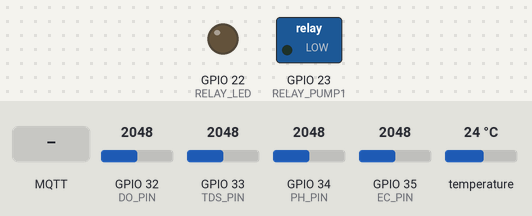
The sketch below on a simulated ESP32. Parts: switched loads named in the sketch (green lamp = pin HIGH), output pins drawn as LEDs (lit = HIGH). The test bench sets the inputs (shaded band); at power-on: GPIO 32 (DO_PIN) = 2048, GPIO 33 (TDS_PIN) = 2048, GPIO 34 (PH_PIN) = 2048, GPIO 35 (EC_PIN) = 2048, temperature 24 °C. WiFi joins after 1.5 s; servers stay silent unless stated; the local clock reads 2024-03-15 10:24:30 at power-on unless the sketch sets it; EEPROM starts erased; no MQTT or app messages arrive unless stated; what the sketch prints to the serial monitor is not drawn.

Above: at 2.7 s.
2.8 s: MQTT message "LED_ON" arrives on the first subscribed topic
At 3.1 s:
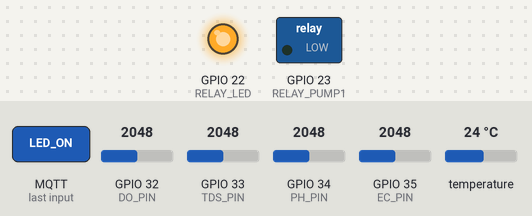
4.3 s: MQTT message "PUMP1_ON" arrives on the first subscribed topic
At 5.5 s:
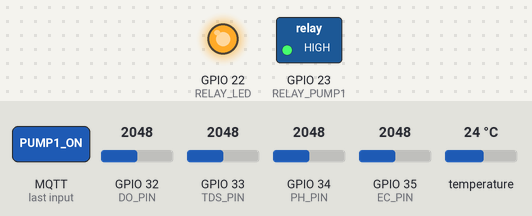
5.8 s: MQTT message "LED_OFF" arrives on the first subscribed topic
At 6.6 s:
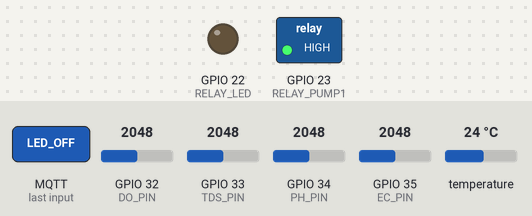
Timing chart, 0 to 8.8 s (numbered marks = the images above; inputs shaded):
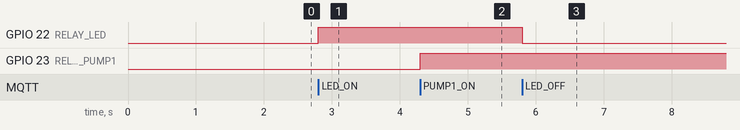

The sketch:

sensor_node.ino
```cpp
/*
  HYCON SENSOR NODE - FINAL VERSION (SEN0244 TDS + SEN0237 DO)
  -------------------------------------------------------------
  - GreenPonik EC and pH with calibration support
  - Gravity TDS (SEN0244) with temperature compensation
  - Gravity DO (SEN0237) with voltage and lookup
  - Waterproof DS18B20 temperature sensor
  - MQTT data + full relay control
  - Serial output of sent MQTT messages
*/

#include <WiFi.h>
#include <PubSubClient.h>
#include <OneWire.h>
#include <DallasTemperature.h>
#include <ArduinoJson.h>
#include <EEPROM.h>
#include <time.h>
#include "DFRobot_ESP_PH.h"
#include "DFRobot_ESP_EC.h"

#include "secrets.h"  // WIFI_SSID, WIFI_PASS, MQTT_SERVER (copy secrets.example.h)
#define MQTT_PORT     1883
#define PUB_TOPIC     "nft/sensor_node/sensors"
#define SUB_TOPIC     "nft/sensor_node/commands"

WiFiClient espClient;
PubSubClient client(espClient);

// === Pins (ESP32 30-pin) ===
#define DS18B20_PIN   4
#define PH_PIN        34
#define EC_PIN        35
#define DO_PIN        32
#define TDS_PIN       33
#define RELAY_LED     22
#define RELAY_PUMP1   23

OneWire oneWire(DS18B20_PIN);
DallasTemperature tempSensor(&oneWire);
DFRobot_ESP_PH ph;
DFRobot_ESP_EC ec;

float temperature = 25.0;
float phVal = 0.0, ecVal = 0.0, doVal = 0.0, tdsVal = 0.0;
float voltagePH = 0.0, voltageEC = 0.0, voltageDO = 0.0, voltageTDS = 0.0;

float getTemp() {
  tempSensor.requestTemperatures();
  return tempSensor.getTempCByIndex(0);
}

float readDO(float voltage, int tempC) {
  const uint16_t DO_Table[41] = {
    14460,14220,13820,13440,13090,12740,12420,12110,11810,11530,
    11260,11010,10770,10530,10300,10080,9860,9660,9460,9270,
    9080,8900,8730,8570,8410,8250,8110,7960,7820,7690,
    7560,7430,7300,7180,7070,6950,6840,6730,6630,6530,6410
  };
  uint16_t Vsat = 1600 + 35L * tempC - 875;
  return (voltage * DO_Table[tempC] / Vsat) / 1000.0;
}

float readTDS(float voltage, float tempC) {
  float comp = 1.0 + 0.02 * (tempC - 25.0);
  float volt = voltage / comp;
  return (133.42 * pow(volt, 3) - 255.86 * pow(volt, 2) + 857.39 * volt) * 0.5;
}

void mqtt_callback(char* topic, byte* payload, unsigned int length) {
  payload[length] = 0;
  String cmd = String((char*)payload);
  Serial.println("📩 MQTT Command: " + cmd);

  if (cmd == "LED_ON") digitalWrite(RELAY_LED, HIGH);
  else if (cmd == "LED_OFF") digitalWrite(RELAY_LED, LOW);
  else if (cmd == "PUMP1_ON") digitalWrite(RELAY_PUMP1, HIGH);
  else if (cmd == "PUMP1_OFF") digitalWrite(RELAY_PUMP1, LOW);
  else if (cmd == "CAL_PH_4") ph.calibration(voltagePH, temperature, (char*)"CAL,4");
  else if (cmd == "CAL_PH_7") ph.calibration(voltagePH, temperature, (char*)"CAL,7");
  else if (cmd == "PH_CLEAR") ph.calibration(voltagePH, temperature, (char*)"CAL,CLEAR");
  else if (cmd == "CAL_EC_1413") ec.calibration(voltageEC, temperature, (char*)"CAL,1413");
  else if (cmd == "CAL_EC_12880") ec.calibration(voltageEC, temperature, (char*)"CAL,12880");
  else if (cmd == "EC_CLEAR") ec.calibration(voltageEC, temperature, (char*)"CAL,CLEAR");
}

void publishSensorData() {
  StaticJsonDocument<512> doc;
  doc["node_id"] = "sensor_node";
  doc["temperature"] = temperature;
  doc["ph"] = phVal;
  doc["ec"] = ecVal;
  doc["tds"] = tdsVal;
  doc["do"] = doVal;
  doc["relay_led"] = digitalRead(RELAY_LED);
  doc["relay_pump1"] = digitalRead(RELAY_PUMP1);

  char ts[25];
  struct tm timeinfo;
  if (getLocalTime(&timeinfo)) strftime(ts, sizeof(ts), "%Y-%m-%dT%H:%M:%SZ", &timeinfo);
  else strcpy(ts, "1970-01-01T00:00:00Z");
  doc["iso_timestamp"] = ts;

  char payload[512];
  serializeJson(doc, payload);
  client.publish(PUB_TOPIC, payload);

  Serial.println("📤 MQTT Sent:");
  Serial.println(payload);
}

void setup() {
  Serial.begin(115200);
  pinMode(RELAY_LED, OUTPUT); digitalWrite(RELAY_LED, LOW);
  pinMode(RELAY_PUMP1, OUTPUT); digitalWrite(RELAY_PUMP1, LOW);
  EEPROM.begin(32);
  tempSensor.begin();
  ph.begin();
  ec.begin();

  WiFi.begin(WIFI_SSID, WIFI_PASS);
  while (WiFi.status() != WL_CONNECTED) delay(500);
  Serial.println("✅ WiFi connected.");
  configTime(0, 0, "pool.ntp.org");

  client.setServer(MQTT_SERVER, MQTT_PORT);
  client.setCallback(mqtt_callback);
}

void loop() {
  if (!client.connected()) {
    while (!client.connected()) {
      if (client.connect("sensor_node")) {
        client.subscribe(SUB_TOPIC);
        Serial.println("📡 MQTT Subscribed.");
      } else {
        delay(3000);
      }
    }
  }

  client.loop();

  static unsigned long last = 0;
  if (millis() - last > 6000) {
    last = millis();

    temperature = getTemp();
    voltagePH = analogRead(PH_PIN) * 3.3 / 4095.0;
    voltageEC = analogRead(EC_PIN) * 3.3 / 4095.0;
    voltageDO = analogRead(DO_PIN) * 3.3 / 4095.0;
    voltageTDS = analogRead(TDS_PIN) * 3.3 / 4095.0;

    phVal = ph.readPH(voltagePH, temperature);
    ecVal = ec.readEC(voltageEC, temperature);
    doVal = readDO(voltageDO, (int)temperature);
    tdsVal = readTDS(voltageTDS, temperature);

    publishSensorData();
  }
}
```

secrets.example.h
```cpp
// Copy this file to secrets.h in the same folder and fill in your values.
// secrets.h is git-ignored so your credentials never get committed.
#pragma once

#define WIFI_SSID   "your-wifi-name"
#define WIFI_PASS   "your-wifi-password"
#define MQTT_SERVER "192.168.1.100"   // IP of the Raspberry Pi running Mosquitto
```

Measured:
- after the input at 2.8 s, GPIO 22 (RELAY_LED): LOW → HIGH at once
- after the input at 4.3 s, GPIO 23 (RELAY_PUMP1): LOW → HIGH at once
- after the input at 5.8 s, GPIO 22 (RELAY_LED): HIGH → LOW at once
